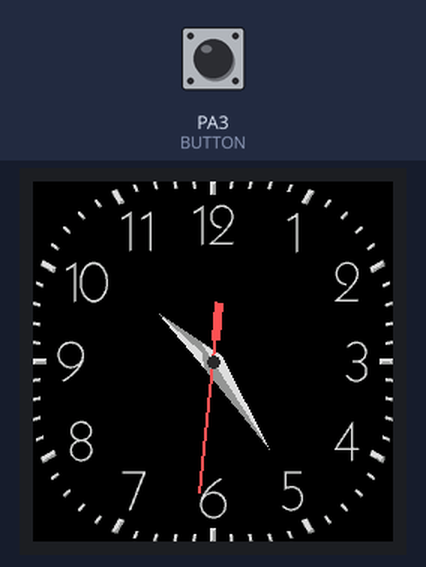
The sketch below on a simulated STM32 Blue Pill. On the bench: 240×240 colour display. Wiring (inferred from the names in the program): DS3231 clock at I2C address 0x68. Inputs (shaded band) come from the test bench; at power-on: PA3 (BUTTON) HIGH. The local clock reads 2024-03-15 10:24:30 at power-on unless the sketch sets it.

Above: at 1.3 s.
1.4 s: PA3 (BUTTON) pulled LOW for 1 s
At 3.6 s:
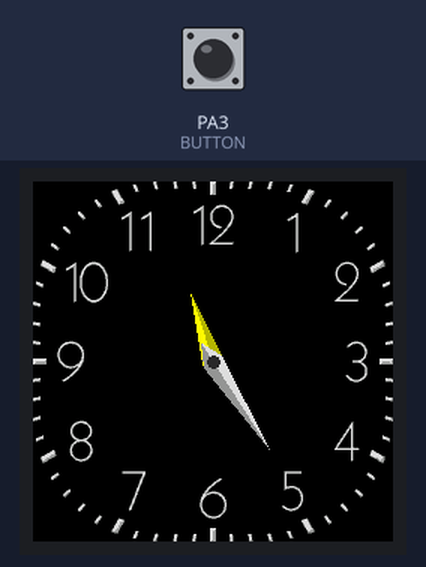
4.2 s: PA3 (BUTTON) pulled LOW for 0.15 s
At 5.4 s:
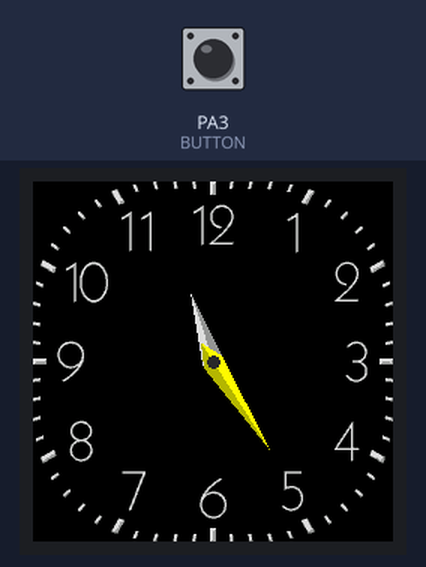
5.8 s: PA3 (BUTTON) pulled LOW for 0.15 s
At 6.7 s:
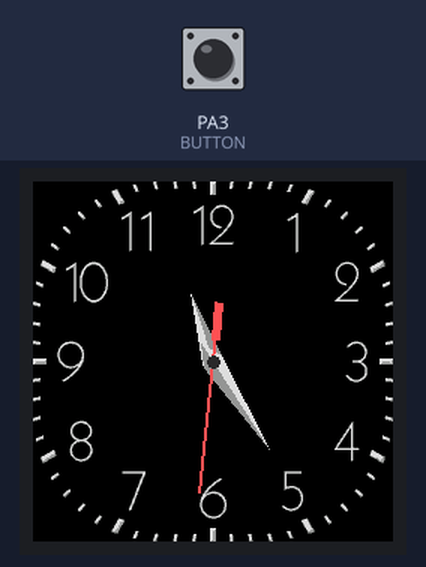
8.4 s: PA3 (BUTTON) pulled LOW for 1 s
At 10.1 s:
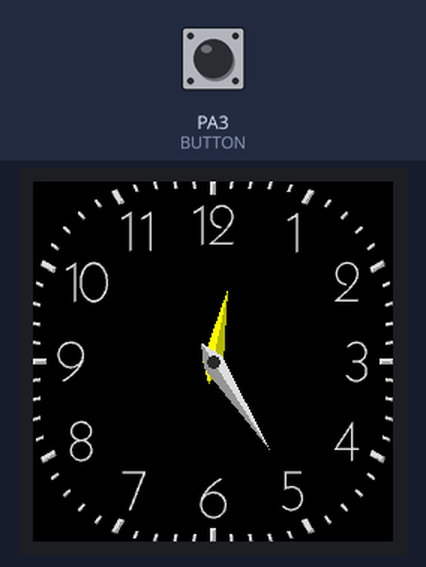
Timing chart, 0 to 11.6 s (numbered marks = the images above; inputs shaded):
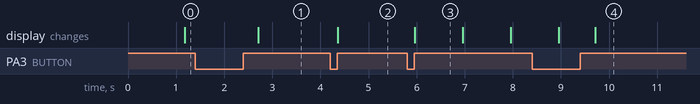

Measured:
- after the input at 1.4 s, the display: changes after 1.3 s (image 1)
- after the input at 4.2 s, the display: changes after 0.16 s (image 2)
- after the input at 5.8 s, the display: changes after 0.16 s (image 3)
- what the display in image 3 shows lasts 1.0 s, from 6.0 s to 7.0 s

The sketch:

ST7789_Watch_2bit.ino
```cpp
// ST7789 library example
// Analog watch/clock, AVR + DS1307/DS3231 RTC module
// (c) 2020 Pawel A. Hernik
// YT videos:
// https://youtu.be/jFGDFuLhdMc
// https://youtu.be/35Z0enhEYqM
// https://youtu.be/Xr-dxPhePhY

/*
 ST7789 240x240 IPS (without CS pin) connections (only 6 wires required):

 #01 GND -> GND
 #02 VCC -> VCC (3.3V only!)
 #03 SCL -> D13/PA5/SCK
 #04 SDA -> D11/PA7/MOSI
 #05 RES -> D9 /PA0 or any digital
 #06 DC  -> D10/PA1 or any digital
 #07 BLK -> NC
*/

#include <SPI.h>
#include <Adafruit_GFX.h>
#if (__STM32F1__) // bluepill
#define TFT_DC    PA1
#define TFT_RST   PA0
#define BUTTON    PB9
//#include <Arduino_ST7789_STM.h>
#else
#define TFT_DC    10
#define TFT_RST   9
#define BUTTON    3
#include <Arduino_ST7789_Fast.h>
#endif

#define SCR_WD 240
#define SCR_HT 240
Arduino_ST7789 lcd = Arduino_ST7789(TFT_DC, TFT_RST);

//#include "sansmains.h"
//#include "smartq02.h"
//#include "smartq04.h"
//#include "smartq09.h"
//#include "smartq07.h"
#include "smartq08.h"
const unsigned char *clockface = dial2bit;

//#include "small4x6_font.h"

struct RTCData {
  int hour,minute,second;
  int year,month,day,dayOfWeek;
};

RTCData cur;

#define USEHW 1
#include <Wire.h>
#include "rtc.h"

uint8_t txt2num(const char* p)
{
  return 10*(*p-'0') + *(p+1)-'0';
}

// configuration

const uint16_t cx = SCR_WD/2, cy = SCR_HT/2;  // clock center
const uint16_t selHandCol1 = RGBto565(250,250,0);
const uint16_t selHandCol2 = RGBto565(180,180,0);
const uint16_t mHandCol1 = RGBto565(220,220,220);
const uint16_t mHandCol2 = RGBto565(150,150,150);
const uint16_t hHandCol1 = RGBto565(220,220,220);
const uint16_t hHandCol2 = RGBto565(150,150,150);
const uint16_t sHandCol1 = RGBto565(250,80,80);
const uint16_t sHandCol2 = RGBto565(200,0,0);
int hHandL = 25*2, hHandW = 3*2;
int mHandL = 36*2, mHandW = 3*2;
int sHandL = 44*2, sHandW = 2*2;


int sDeg,mDeg,hDeg;
int sDegOld,mDegOld,hDegOld;
unsigned long styleTime, ms;
uint8_t hh = txt2num(__TIME__+0);
uint8_t mm = txt2num(__TIME__+3);
uint8_t ss = txt2num(__TIME__+6);
uint8_t start = 1;
int setMode = 0;

// ----------------------------------------------------------------

uint16_t palette[4];
uint16_t line[SCR_WD+4];

void imgLineH(int x, int y, int w)
{
  uint8_t v,*img = (uint8_t*)clockface+4*2+6+y*SCR_WD/4+x/4;
  int ww = (x&3)?w+4:w;
  for(int i=0;i<ww;i+=4) {
    v = pgm_read_byte(img++);
    line[i+0] = palette[(v>>6)&3];
    line[i+1] = palette[(v>>4)&3];
    line[i+2] = palette[(v>>2)&3];
    line[i+3] = palette[v&3];
  }
  lcd.drawImage(x,y,w,1,line+(x&3));
}

void imgRect(int x, int y, int w, int h)
{
  for(int i=y;i<y+h;i++) imgLineH(x,i,w);
}
// ----------------------------------------------------------------
#define swap(a, b) { int16_t t = a; a = b; b = t; }

void imgTriangle(int16_t x1,int16_t y1,int16_t x2,int16_t y2,int16_t x3,int16_t y3, uint16_t c=0)
{
  int16_t t1x,t2x,y,minx,maxx,t1xp,t2xp;
  bool changed1 = false,changed2 = false;
  int16_t signx1,signx2,dx1,dy1,dx2,dy2;
  uint16_t e1,e2;

  if (y1>y2) { swap(y1,y2); swap(x1,x2); }
  if (y1>y3) { swap(y1,y3); swap(x1,x3); }
  if (y2>y3) { swap(y2,y3); swap(x2,x3); }

  t1x=t2x=x1; y=y1;   // Starting points

  dx1 = x2 - x1; if(dx1<0) { dx1=-dx1; signx1=-1; } else signx1=1;
  dy1 = y2 - y1;

  dx2 = x3 - x1; if(dx2<0) { dx2=-dx2; signx2=-1; } else signx2=1;
  dy2 = y3 - y1;

  if (dy1 > dx1) { swap(dx1,dy1); changed1 = true; }
  if (dy2 > dx2) { swap(dy2,dx2); changed2 = true; }

  e2 = dx2>>1;
  if(y1==y2) goto next;  // Flat top, just process the second half
  e1 = dx1>>1;

  for (uint16_t i = 0; i < dx1;) {
    t1xp=0; t2xp=0;
    if(t1x<t2x) { minx=t1x; maxx=t2x; }
    else    { minx=t2x; maxx=t1x; }
    // process first line until y value is about to change
    while(i<dx1) {
      i++;
      e1 += dy1;
      while (e1 >= dx1) {
        e1 -= dx1;
               if (changed1) t1xp=signx1;//t1x += signx1;
        else          goto next1;
      }
      if (changed1) break;
      else t1x += signx1;
    }
  // Move line
  next1:
    // process second line until y value is about to change
    while (1) {
      e2 += dy2;
      while (e2 >= dx2) {
        e2 -= dx2;
        if (changed2) t2xp=signx2;//t2x += signx2;
        else          goto next2;
      }
      if (changed2)     break;
      else              t2x += signx2;
    }
  next2:
    if(minx>t1x) minx=t1x; if(minx>t2x) minx=t2x;
    if(maxx<t1x) maxx=t1x; if(maxx<t2x) maxx=t2x;

    // line from min to max points found on the y
    if(c) lcd.drawFastHLine(minx, y, maxx-minx, c); else imgLineH(minx, y, maxx-minx);
    // increase y
    if(!changed1) t1x += signx1;
    t1x+=t1xp;
    if(!changed2) t2x += signx2;
    t2x+=t2xp;
    y += 1;
    if(y==y2) break;

   }
  next:

  // Second half
  dx1 = x3 - x2; if(dx1<0) { dx1=-dx1; signx1=-1; } else signx1=1;
  dy1 = y3 - y2;
  t1x=x2;

  if (dy1 > dx1) { swap(dy1,dx1); changed1 = true; } else changed1=false;

  e1 = dx1>>1;

  for (uint16_t i = 0; i<=dx1; i++) {
    t1xp=0; t2xp=0;
    if(t1x<t2x) { minx=t1x; maxx=t2x; }
    else    { minx=t2x; maxx=t1x; }
      // process first line until y value is about to change
    while(i<dx1) {
        e1 += dy1;
          while (e1 >= dx1) {
        e1 -= dx1;
                if (changed1) { t1xp=signx1; break; }//t1x += signx1;
        else          goto next3;
      }
      if (changed1) break;
      else          t1x += signx1;
      if(i<dx1) i++;
    }
  next3:
    // process second line until y value is about to change
    while (t2x!=x3) {
      e2 += dy2;
          while (e2 >= dx2) {
        e2 -= dx2;
        if(changed2) t2xp=signx2;
        else          goto next4;
      }
      if (changed2)     break;
      else              t2x += signx2;
    }
  next4:
    if(minx>t1x) minx=t1x; if(minx>t2x) minx=t2x;
    if(maxx<t1x) maxx=t1x; if(maxx<t2x) maxx=t2x;
    // line from min to max points found on the y
    if(c) lcd.drawFastHLine(minx, y, maxx-minx, c); else imgLineH(minx, y, maxx-minx);
    // increase y
    if(!changed1) t1x += signx1;
    t1x+=t1xp;
    if(!changed2) t2x += signx2;
    t2x+=t2xp;
      y += 1;
    if(y>y3) return;
  }
}

// ------------------------------------------------
#define MAXSIN 255
const uint8_t sinTab[91] PROGMEM = {
0,4,8,13,17,22,26,31,35,39,44,48,53,57,61,65,70,74,78,83,87,91,95,99,103,107,111,115,119,123,
127,131,135,138,142,146,149,153,156,160,163,167,170,173,177,180,183,186,189,192,195,198,200,203,206,208,211,213,216,218,
220,223,225,227,229,231,232,234,236,238,239,241,242,243,245,246,247,248,249,250,251,251,252,253,253,254,254,254,254,254,
255
};

int fastSin(int i)
{
  while(i<0) i+=360;
  while(i>=360) i-=360;
  if(i<90)  return(pgm_read_byte(&sinTab[i])); else
  if(i<180) return(pgm_read_byte(&sinTab[180-i])); else
  if(i<270) return(-pgm_read_byte(&sinTab[i-180])); else
            return(-pgm_read_byte(&sinTab[360-i]));
}

int fastCos(int i)
{
  return fastSin(i+90);
}

// ------------------------------------------------

int px[8],py[8];

void drawHand(int deg, int w, int l, int col1=0, int col2=0)
{
  int i,num = 4;
  px[0]= 0, py[0]= l;
  px[1]=-w-1, py[1]= 0;
  px[2]= w+1, py[2]= 0;
  px[3]= 0, py[3]=-15;
  int x[5],y[5];
  int cc = fastCos(deg+180);
  int ss = fastSin(deg+180);
  for(i=0;i<num;i++) {
    x[i] = px[i]*cc - py[i]*ss;
    y[i] = px[i]*ss + py[i]*cc;
    x[i] = cx + (x[i]+(x[i]>0?MAXSIN/2:-MAXSIN/2))/MAXSIN;
    y[i] = cy + (y[i]+(y[i]>0?MAXSIN/2:-MAXSIN/2))/MAXSIN;
  }
  imgTriangle(x[0],y[0], x[1],y[1], x[3],y[3], col2);
  imgTriangle(x[2],y[2], x[3],y[3], x[0],y[0], col1);
}

void drawHandS(int deg, int w, int l, int col1=0, int col2=0)
{
  int i,num = 8;
  px[0]=-w+3, py[0]= l;
  px[1]=-w+3, py[1]=-20;
  px[2]= w-3, py[2]= l;
  px[3]= w-3, py[3]=-20;
  px[4]=-w+1, py[4]=-40;
  px[5]=-w+1, py[5]=-15;
  px[6]= w-1, py[6]=-40;
  px[7]= w-1, py[7]=-15;
  int x[8],y[8];
  int cc = fastCos(deg+180);
  int ss = fastSin(deg+180);
  for(i=0;i<num;i++) {
    x[i] = px[i]*cc - py[i]*ss;
    y[i] = px[i]*ss + py[i]*cc;
    x[i] = cx + (x[i]+(x[i]>0?MAXSIN/2:-MAXSIN/2))/MAXSIN;
    y[i] = cy + (y[i]+(y[i]>0?MAXSIN/2:-MAXSIN/2))/MAXSIN;
  }
  imgTriangle(x[0],y[0], x[1],y[1], x[3],y[3], col1);
  imgTriangle(x[2],y[2], x[3],y[3], x[0],y[0], col1);
  imgTriangle(x[4],y[4], x[5],y[5], x[7],y[7], col1);
  imgTriangle(x[6],y[6], x[7],y[7], x[4],y[4], col1);
}

void clockUpdate()
{
  if(millis()-ms<1000 && !start) return;
  ms = millis();
  if(setMode==0) {
    getRTCDateTime(&cur);
    ss = cur.second;
    mm = cur.minute;
    hh = cur.hour;
  }

  sDeg = ss*6;

  if(ss==0 || start) {
    start = 0;
    mDeg = mm*6+sDeg/60;
    hDeg = hh*30+mDeg/12;
    drawHand(hDegOld,hHandW,hHandL);
    drawHand(mDegOld,mHandW,mHandL);
    mDegOld = mDeg;
    hDegOld = hDeg;
  }

  drawHandS(sDegOld,sHandW,sHandL);
  if(setMode==1)
    drawHand(hDeg,hHandW,hHandL,selHandCol1,selHandCol2);
  else
    drawHand(hDeg,hHandW,hHandL,hHandCol1,hHandCol2);
  if(setMode==2)
    drawHand(mDeg,mHandW,mHandL,selHandCol1,selHandCol2);
  else
    drawHand(mDeg,mHandW,mHandL,mHandCol1,mHandCol2);
  if(setMode==0)
    drawHandS(sDeg,sHandW,sHandL,sHandCol1,sHandCol2);
  sDegOld = sDeg;

  lcd.fillCircle(cx,cy, 4, RGBto565(40,40,40));
/*
  lcd.setTextSize(3); lcd.setTextColor(WHITE,BLACK);
  lcd.setCursor(0,0);
  lcd.print(hh); lcd.print(":"); lcd.print(mm); lcd.print(":"); lcd.print(ss);
  lcd.setCursor(0,30);
  lcd.print(cur.day); lcd.print("."); lcd.print(cur.month); lcd.print("."); lcd.print(cur.year+2000);
*/
}

// --------------------------------------------------------------------------
int stateOld = HIGH;
long btDebounce    = 30;
long btDoubleClick = 600;
long btLongClick   = 700;
long btLongerClick = 2000;
long btTime = 0, btTime2 = 0;
int clickCnt = 1;

// 0=idle, 1,2,3=click, -1,-2=longclick
int checkButton()
{
  int state = digitalRead(BUTTON);
  if( state == LOW && stateOld == HIGH ) { btTime = millis(); stateOld = state; return 0; } // button just pressed
  if( state == HIGH && stateOld == LOW ) { // button just released
    stateOld = state;
    if( millis()-btTime >= btDebounce && millis()-btTime < btLongClick ) {
      if( millis()-btTime2<btDoubleClick ) clickCnt++; else clickCnt=1;
      btTime2 = millis();
      return clickCnt;
    }
  }
  if( state == LOW && millis()-btTime >= btLongerClick ) { stateOld = state; return -2; }
  if( state == LOW && millis()-btTime >= btLongClick ) { stateOld = state; return -1; }
  return 0;
}
// --------------------------------------------------------------------------
const char *months[] = {"???", "Jan", "Feb", "Mar", "Apr", "May", "Jun", "Jul", "Aug", "Sep", "Oct", "Nov", "Dec" };
const char *delim = " :";
char bld[40];

uint8_t str2month(const char * d)
{
  uint8_t i = 13;
  while((--i) && strcmp(months[i], d));
  return i;
}

void setBuildTime()
{
  // Timestamp format: "Mar 3 2019 12:34:56"
  snprintf(bld,40,"%s %s\n", __DATE__, __TIME__);
  char *token = strtok(bld, delim);
  while(token) {
    int m = str2month((const char*)token);
    if(m>0) {
      cur.month = m;
      token = strtok(NULL, delim);  cur.day = atoi(token);
      token = strtok(NULL, delim);  cur.year = atoi(token) - 1970;
      token = strtok(NULL, delim);  cur.hour = atoi(token);
      token = strtok(NULL, delim);  cur.minute = atoi(token);
      token = strtok(NULL, delim);  cur.second = atoi(token);
    }
    token = strtok(NULL, delim);
  }
  //snprintf(bld,40,"Build: %02d-%02d-%02d %02d:%02d:%02d\n",mt.year+1970,mt.month,mt.day,mt.hour,mt.minute,mt.second); Serial.println(bld);
  setRTCTime(&cur);
}

//-----------------------------------------------------------------------------

void setup()
{
  Serial.begin(9600);
  pinMode(BUTTON, INPUT_PULLUP);
  Wire.begin();
  Wire.setClock(400000);  // faster
  lcd.init(SCR_WD, SCR_HT);
  //getRTCDateTime(&cur);
  //if(cur.year+2000<2020) setBuildTime();  //  <2020 - invalid year
  uint16_t *pal = (uint16_t*)clockface+3;
  for(int i=0;i<4;i++) palette[i]=pgm_read_word(pal++);
  imgRect(0,0,SCR_WD,SCR_HT);
  ms = millis();
}

void loop()
{
  int st = checkButton();
  if(st<0 && setMode==0) setMode=1;
  if(setMode>0) {
    if(st>0) { start=1; if(++setMode>2) setMode=0; }
    if(setMode==1 && st<0) { if(++hh>23) hh=0; start=1; delay(600); }
    if(setMode==2 && st<0) { if(++mm>59) mm=0; start=1; delay(200); }
    cur.hour = hh;
    cur.minute = mm;
    setRTCTime(&cur);
  }
  clockUpdate();
}
```

rtc.h
```cpp
int BCD2DEC(int x) { return ((x)>>4)*10+((x)&0xf); }
int DEC2BCD(int x) { return (((x)/10)<<4)+((x)%10); }

#if USEHW==1
#define I2CStart(x)   Wire.beginTransmission(x)
#define I2CStop()     Wire.endTransmission()
#define I2CWrite(x)   Wire.write(x)
#define I2CRead()     Wire.read()
#define I2CReadLast() Wire.read()
#define I2CReq(x,y)   Wire.requestFrom(x,y)
#define I2CReady      while(!Wire.available()) {};
#else
#define I2CStart(x)   i2c_start((x<<1) | I2C_WRITE)
#define I2CStop()     i2c_stop()
#define I2CWrite(x)   i2c_write(x)
#define I2CRead()     i2c_read(false)
#define I2CReadLast() i2c_read(true)
#define I2CReq(x,y)   i2c_rep_start((x<<1) | I2C_READ)
#define I2CReady
#endif

#define DS1307_I2C_ADDRESS 0x68  // same for DS3231
#define DS1307_TIME    0x00
#define DS1307_DOW     0x03
#define DS1307_DATE    0x04
#define DS1307_MEM     0x08

#define DS3231_I2C_ADDRESS 0x68
#define DS3231_CONTROL 0x0e
#define DS3231_STATUS  0x0f
#define DS3231_TEMP    0x11

/*
void setRTCDateTime(struct RTCData *data)
{
  I2CStart(DS1307_I2C_ADDRESS);
  I2CWrite(DS1307_TIME);
  I2CWrite(DEC2BCD(data->second));
  I2CWrite(DEC2BCD(data->minute));
  I2CWrite(DEC2BCD(data->hour));
  I2CWrite(DEC2BCD(data->dayOfWeek));
  I2CWrite(DEC2BCD(data->day));
  I2CWrite(DEC2BCD(data->month));
  I2CWrite(DEC2BCD(data->year)); // year 00..99
  I2CStop();
}
*/

void setRTCTime(struct RTCData *data)
{
  I2CStart(DS1307_I2C_ADDRESS);
  I2CWrite(DS1307_TIME);
  I2CWrite(DEC2BCD(data->second));
  I2CWrite(DEC2BCD(data->minute));
  I2CWrite(DEC2BCD(data->hour));
  I2CStop();
}

void getRTCDateTime(struct RTCData *data)
{
  I2CStart(DS1307_I2C_ADDRESS);
  I2CWrite(DS1307_TIME);
  I2CStop();

  I2CReq(DS1307_I2C_ADDRESS, 7);
  I2CReady;

  data->second    = BCD2DEC(I2CRead() & 0x7f);
  data->minute    = BCD2DEC(I2CRead() & 0x7f);
  data->hour      = BCD2DEC(I2CRead() & 0x3f);
  data->dayOfWeek = I2CRead() & 0x07;
  data->day       = BCD2DEC(I2CRead() & 0x3f);
  data->month     = BCD2DEC(I2CRead() & 0x3f);
  data->year      = BCD2DEC(I2CReadLast() & 0xff);

  I2CStop();
#if DEBUG_RTC==1
  //Serial.print(hour); Serial.print(":"); Serial.print(minute); Serial.print(":"); Serial.println(second);
  //Serial.print(day); Serial.print("-"); Serial.print(month); Serial.print("-"); Serial.println(year);
  //Serial.println(dayOfWeek);
#endif
}

float getDS3231Temp()
{
  I2CStart(DS3231_I2C_ADDRESS);
  I2CWrite(DS3231_TEMP);
  I2CStop();
  I2CReq(DS1307_I2C_ADDRESS, 2);
  I2CReady;
  int msb = I2CRead()<<2;
  int lsb = I2CRead()>>6;
  I2CStop();
  return (msb | lsb)/4.0;
}

void writeRTCReg(byte addr, byte val)
{
  I2CStart(DS3231_I2C_ADDRESS);
  I2CWrite(addr);
  I2CWrite(val);
  I2CStop();
}

// for DS1307 only
void writeRTCMem(byte addr, byte val)
{
  if(addr>56) return;
  I2CStart(DS1307_I2C_ADDRESS);
  I2CWrite(DS1307_MEM + addr);
  I2CWrite(val);
  I2CStop();
}

byte readRTCMem(byte addr)
{
  if(addr>56) return 0;
  I2CStart(DS1307_I2C_ADDRESS);
  I2CWrite(DS1307_MEM + addr);
  I2CStop();
  I2CReq(DS1307_I2C_ADDRESS, 1);
  I2CReady;
  byte v = I2CReadLast();
  I2CStop();
  return v;
}
```

Source omitted: smartq08.h (data table, 75114 bytes)
